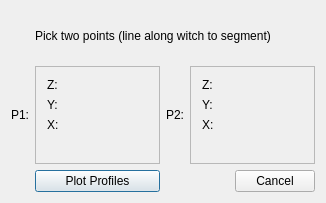
<?xml version="1.0" encoding="UTF-8"?>
<ui version="4.0">
 <class>extractProfile</class>
 <widget class="QDialog" name="extractProfile">
  <property name="geometry">
   <rect>
    <x>0</x>
    <y>0</y>
    <width>326</width>
    <height>203</height>
   </rect>
  </property>
  <property name="windowTitle">
   <string>display surfaces</string>
  </property>
  <layout class="QGridLayout" name="gridLayout">
   <item row="0" column="1" colspan="3">
    <widget class="QLabel" name="TitleText">
     <property name="text">
      <string>Pick two points (line along witch to segment)</string>
     </property>
    </widget>
   </item>
   <item row="1" column="0">
    <widget class="QLabel" name="P1name">
     <property name="text">
      <string>P1:</string>
     </property>
    </widget>
   </item>
   <item row="1" column="1">
    <widget class="QFrame" name="frame">
     <property name="frameShape">
      <enum>QFrame::StyledPanel</enum>
     </property>
     <property name="frameShadow">
      <enum>QFrame::Raised</enum>
     </property>
     <layout class="QVBoxLayout" name="verticalLayout_2">
      <item>
       <widget class="QLabel" name="P1Z">
        <property name="text">
         <string>Z:</string>
        </property>
       </widget>
      </item>
      <item>
       <widget class="QLabel" name="P1Y">
        <property name="text">
         <string>Y:</string>
        </property>
       </widget>
      </item>
      <item>
       <widget class="QLabel" name="P1X">
        <property name="text">
         <string>X:</string>
        </property>
       </widget>
      </item>
      <item>
       <spacer name="spacerp1">
        <property name="orientation">
         <enum>Qt::Horizontal</enum>
        </property>
        <property name="sizeHint" stdset="0">
         <size>
          <width>87</width>
          <height>20</height>
         </size>
        </property>
       </spacer>
      </item>
     </layout>
    </widget>
   </item>
   <item row="1" column="2">
    <widget class="QLabel" name="P2name">
     <property name="text">
      <string>P2:</string>
     </property>
    </widget>
   </item>
   <item row="1" column="3">
    <widget class="QFrame" name="frame_2">
     <property name="frameShape">
      <enum>QFrame::StyledPanel</enum>
     </property>
     <property name="frameShadow">
      <enum>QFrame::Raised</enum>
     </property>
     <layout class="QVBoxLayout" name="verticalLayout">
      <item>
       <widget class="QLabel" name="P2Z">
        <property name="text">
         <string>Z:</string>
        </property>
       </widget>
      </item>
      <item>
       <widget class="QLabel" name="P2Y">
        <property name="text">
         <string>Y:</string>
        </property>
       </widget>
      </item>
      <item>
       <widget class="QLabel" name="P2X">
        <property name="text">
         <string>X:</string>
        </property>
       </widget>
      </item>
      <item>
       <spacer name="spacerp2">
        <property name="orientation">
         <enum>Qt::Horizontal</enum>
        </property>
        <property name="sizeHint" stdset="0">
         <size>
          <width>86</width>
          <height>20</height>
         </size>
        </property>
       </spacer>
      </item>
     </layout>
    </widget>
   </item>
   <item row="2" column="1">
    <widget class="QPushButton" name="PlotProfilesPush">
     <property name="text">
      <string>Plot Profiles</string>
     </property>
    </widget>
   </item>
   <item row="2" column="3">
    <widget class="QDialogButtonBox" name="cancelButton">
     <property name="standardButtons">
      <set>QDialogButtonBox::Cancel</set>
     </property>
    </widget>
   </item>
  </layout>
 </widget>
 <layoutdefault spacing="6" margin="11"/>
 <resources/>
 <connections/>
</ui>
